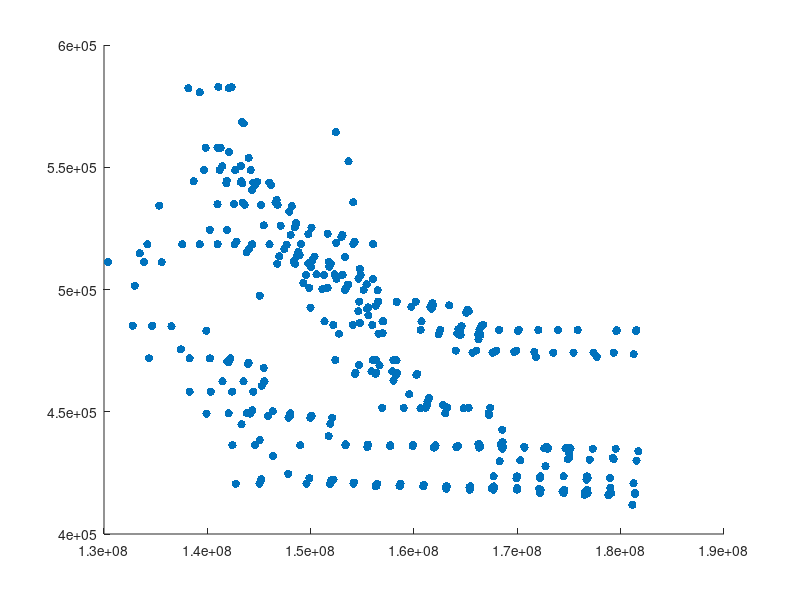

Write the MATLAB code that produced this figure.


%cct

X1=[134195589.647597
137569155.518633
143805741.252297
146750173.340554
148486805.033059
149542648.928617
152498635.097011
151297892.860062
153614466.359007
154687484.325882
156314790.635583
159746982.793549
160642300.722559
162541476.564825
164440652.407006
166339828.249284
168239004.091563
170062063.000775
179572059.777309
181474059.132909
139263117.178039
142641358.725314
144039427.118485
146950812.537507
148372033.971286
149767613.294889
150026677.844163
150555355.624665
153061949.279132
152318152.557230
154630137.460916
155402194.461246
156517063.220617
158321303.692682
161579591.009694
161710257.628717
164613273.207853
166503043.742500
168239004.091565
170138179.892147
172025508.895796
179623608.874870
181475230.885606
139832034.388819
140246106.562894
140990247.248372
142641358.744790
144299874.169498
147441003.603744
148666707.231916
148659296.107288
150148511.662636
151766621.214410
151796562.177627
153071567.540216
154826513.909658
155435362.232404
156517063.390286
158346642.454713
160176221.373695
161589617.681681
165052370.958213
166503043.743160
168239004.092769
172037267.019887
175832238.249581
181524083.167032
181524083.166836
140981564.305538
141899591.027238
142641420.470035
144330512.540296
146015257.202205
147680398.143567
148817929.707201
148944516.217919
150371256.916041
151946664.219479
153097292.884667
154826513.909796
156035366.721626
156517063.390307
160176221.516239
161780992.116751
161826272.334810
163394574.953511
165309299.137167
165168168.001825
166694773.657619
170144594.863349
173936531.618209
175835600.241148
181530299.831354
140993940.180794
141284362.770012
142087759.271007
142572120.301254
142831081.839296
144331324.257294
146018688.053162];

X2=[138165988.606549
138682912.281382
141837075.335940
143376725.180995
143434893.904710
143611203.816697
145077992.352570
151334168.718656
152740870.515555
162385439.331537
164055297.506629
165652060.229905
171794914.782745
177690882.491427
139271262.901276
139683794.579107
141190813.452007
141885724.902574
143228854.828330
144323551.144559
145203558.712479
145469210.190271
147096312.948531
148059398.774537
149055063.589039
149293054.422049
151127689.029609
155582248.066682
155560502.275338
156557411.515370
164190493.514869
164295473.194429
164446661.115494
166005281.659328
167607084.912782
173472158.959536
175427183.641788
177370926.852646
181260237.344879
141076182.185409
141453857.913926
142691375.401806
143287945.307695
144451079.300702
144613587.458119
146607953.074848
146795913.608277
146795913.608277
147929495.491883
148456832.627281
149776613.039220
152964322.252392
154119117.983472
156040516.586783
156486071.909860
156962288.628454
156970142.930046
164512455.862076
166247776.170441
167746117.226787
169696205.118562
171649421.308973
171649421.308973
173472570.906529
177382188.893244
142084757.877235
143247583.472880
144198461.029423
144823804.266094
146157665.883766
145987548.089788
146609896.373556
146795913.608302
148167356.941261
148171815.890742
148572863.795342
148589756.656694
150079143.375850
151643169.813466
153057727.137223
153077063.078769
154126548.269280
157024437.920843
160725597.908783
164290824.639154
166205507.057322
166423844.109864
167955265.812031
169900855.168881
171649498.366307
175427336.111364
179337057.328040
142351235.534935
143355827.546883
143528174.547538
143997943.385909
144200561.217398
146719387.186201
146795913.720593
179337233.006291];

X3=[149850439.436429
149975331.961928
152191808.899995
152381211.899849
154279616.668357
156286052.150919
156919210.890785
159009740.050836
160636639.258574
163008955.834742
164094809.935918
167707246.961178
169922944.397805
172186023.357081
176511358.238658
178815425.189991
178824828.122888
181136049.320528
151651156.321560
153318030.209739
154078727.947958
154345857.689201
156296246.574883
158022156.447165
159529154.391392
161100229.606507
163146511.569423
166228663.888327
166344258.015265
168289455.316348
169965938.686774
174483322.137940
176546833.551847
152432995.449789
152467590.165594
153324298.214465
153442185.586487
154078745.240029
154680274.121723
155896118.834931
156349833.608793
156349833.608793
158262506.921041
160239409.690600
161235270.676830
163190764.819051
164819848.933244
167265536.741363
167233972.067795
168407970.354323
168466136.336219
170283380.955944
172224778.695113
176695538.361003
178998958.118195
153446827.005883
154604368.604246
154762397.943837
155965665.529447
156022763.060962
156659576.729808
157897189.286863
158326929.544050
160301035.642631
160301035.642631
161314404.280836
162805715.679161
163190798.354112
165279569.428043
168524395.879450
170653080.127524
170651799.530814
172725529.011726
176742013.863527
176802654.201715
178975260.234913
181244559.464793
153670825.847308
154117265.665099
154255756.543403
154767919.097039
155117221.895761
155456540.132290
156327179.616720
157996493.185621
158317220.319739
158353859.985323
160301661.607945
161449226.576739
163201961.708426
165282296.272587
167371830.373701
168527277.311695
168576430.932503
170651799.536370
172838778.317673
172837462.732074
172837462.732074
172837462.732074
175026492.646405];


X4=[130387574.658077
132784048.153086
134352077.477320
138290001.467035
140253589.843730
141472235.738213
141475634.718158
143831191.363697
143867216.033490
145880864.967047
147853085.591847
148988675.115688
153352493.236214
155481878.443389
161932067.626478
166307810.510457
168562597.846643
172943589.918754
174889578.511971
177011873.658575
181528476.139078
132980926.557491
134639673.234417
137447871.123765
140258845.729088
142037594.361315
143497808.789432
145277871.688424
147908843.451971
149967826.135283
151735278.838741
153352854.775332
155534610.720026
157693674.486270
159877861.141850
162040806.343757
164124669.733189
168498608.795241
170683553.394436
172591141.445185
174989287.343564
179235578.466410
179322190.505609
133460103.634162
133863373.970905
134674459.840842
136529823.107803
140258963.461401
142168729.837000
143937149.900209
145459787.472972
145521429.247545
145497313.764734
147990561.493785
150012297.762751
150012297.762751
151897760.620723
153384296.281785
155534944.603581
157715721.138190
159896481.256534
164246234.453010
164259026.050549
164246234.453010
166413424.944002
170683745.404859
172870163.144781
172964461.372480
174653893.518625
175025896.722506
181703233.877957
135330478.344577
135586637.893027
136529823.108127
140258963.461893
140258963.461893
142224713.343986
142222815.968456
144003201.128962
145523381.838764
145526812.605217
148027358.399119
150100440.751819
152084919.009686
153392982.760776
155544630.475240
157716728.203839
159898804.414192
159901367.634730
162080075.282588
164252669.289637
166419561.773146
168599943.970963
170686351.498879
175134085.954807
175058313.198670
177303369.292026
179514366.202629
135586637.893035
135586637.893035];

X5=[138289259.633462
139920096.686284
142433816.317169
142764902.747451
154147789.862855
156308685.903483
163110442.604904
165388540.251191
167679737.426588
172195277.963484
174493197.631108
176778444.515263
178931371.496322
181381794.921804
139907164.978756
139920096.848693
143310465.648753
144615539.407906
145041560.764473
149594701.849828
151871278.168236
156321535.644572
156343648.092791
160891602.535568
163158655.897334
163158655.897334
165375308.238515
165402076.468600
167691959.616382
169972447.611985
172205827.283215
174372586.628174
176778444.515267
181378365.200376
181378365.200376
140339777.720282
142061329.735811
144129282.196441
145068707.488690
145176472.007874
151872264.397967
154147854.486647
156424365.192647
158601966.539000
158628144.000879
160908738.252799
163173019.794006
165411184.797395
167541983.150353
167702722.361542
167702722.361542
169966382.180247
172112405.600120
172247605.556713
174500003.110539
176792813.427339
176792813.427339
176792813.427339
179078414.156782
181378365.200415
141930530.025495
142388354.432540
144344877.242842
145217949.333004
151975061.291984
154165950.517215
156424375.605667
156424375.605667
158700702.747771
160945967.834076
163134510.935260
163174707.271642
165441901.944553
167676956.914822
169976778.237211
172262057.318080
174511568.334886
176794300.718184
176796016.658143
179092429.223570
181391653.098584
142391862.654285
144440679.932967
146341085.947060
146369427.313044
147818758.185860
149877493.394225
152208389.982307
154191697.467463
156424430.803806
158700944.707813
160945967.894771
163174707.271730
165441979.228617
167725213.204462
169986232.480776
169991276.872927
172262131.777381
174539007.396129
176762899.650972];



%%%%%%%%%%%%%%%%%%%%%%%%%%%%%%%%%%%%%%%%%%%%%%%%%%%%%%%%%%%%
Y1=[518474.364075503
518463.277214260
515154.529096638
510561.384582447
510561.384582447
505923.449327091
504321.024176116
505909.616014760
502045.316293446
495070.155929178
493382.748476304
492906.928552057
483470.692955506
483470.692955506
483470.692953408
483470.692953340
483470.692953340
483000.107448326
483000.107445416
483000.107421915
518474.725616198
518474.364075365
516535.293704990
513538.412192597
511619.145456524
510661.980744596
509307.872585774
506200.511227238
505905.894896022
506200.511226537
504393.942118555
502045.316293446
495070.153910192
494848.673600495
492848.872329257
492183.179008057
485038.244210277
485038.244207675
483470.692953408
483470.691795289
483380.857625453
483362.426269796
483007.350838820
557945.269801250
524419.256148567
518543.923776140
518474.364216480
518289.668827554
516535.293782091
513519.127938401
513521.906474328
511925.969991452
511349.054486223
509370.453919076
505923.449393001
505905.894894966
502136.599725264
495070.155928883
495070.155928883
495070.153910192
492907.382627190
490470.524165467
485038.244228166
483470.692982019
483469.997215130
483441.023234820
483380.857625453
483380.857642005
534907.334047269
524419.256152779
518474.725611792
518474.364071097
518463.277214260
518289.668827554
515359.271019085
514079.043519913
513491.840423159
510535.197716982
505970.765078288
505905.894896119
504286.475003928
495070.155929178
495070.155888608
494443.312489577
493644.115560557
493473.467370636
491119.767754886
491717.846985654
485544.606815780
483491.168287860
483470.692937422
483469.765297213
483441.023235400
558036.321675378
557945.269801254
556245.781694483
534907.334047269
519554.860000743
518479.217784349
518468.296437860]; 

Y2=[582290.596072974
544280.072565716
543391.692490883
543391.692490883
535578.402488518
534607.517367157
497518.528222778
486952.360329531
481954.916682545
481661.022851300
475002.641216242
474162.552945072
472446.238434065
472446.238394682
580621.862366686
548830.187536803
548830.187525630
544463.666476768
543905.919859218
540610.186668344
534607.517367047
526197.802188121
526100.720288490
522315.090961926
518663.644754215
502668.124686202
500137.404781125
489431.216311193
492674.977312519
481954.916682614
481954.916680416
481661.022851296
481290.995486070
475002.641216157
474162.552958080
474162.552958080
474162.552958080
474138.709666547
473542.376035176
582832.506421887
550462.613945788
548819.062063754
544293.685918452
543757.632471493
542805.877232520
535578.402488518
534607.517367047
534607.517367047
531864.615169353
525420.572876154
522644.849391525
521445.413093180
518663.644754321
518526.631067918
499668.665936149
486969.283726507
482166.489393117
481435.291483076
479608.696293677
474471.372472435
474463.968264955
474463.968264955
474463.968264955
474163.478269129
474162.081172751
582290.596072974
550560.514993079
548819.062063754
543981.071884294
542812.388740967
543750.652696570
535589.720190393
534607.517367248
534117.334453362
534074.631328478
527166.126010712
526939.543178499
525258.447730754
522819.664371269
522315.090961926
521961.923732202
518735.435006188
487001.096283259
486952.360329775
483740.330084704
481661.022851296
481435.291414550
475002.641216157
474990.792251345
474465.145248618
474163.925080034
474162.141777114
582729.187490725
568429.256879627
567897.972957094
553813.722106555
548832.873158559
536636.791978758
534607.518180475
474162.552958080];

Y3=[500687.820812084
492618.618342995
485510.609994326
471169.356928441
465476.723651460
465470.205517539
451578.473324857
451578.473324857
451399.193778577
449331.345450016
435722.799974893
423551.379068814
422820.173453956
422820.173453956
415988.841444607
415988.841444607
415807.880666842
411917.468981308
500721.552612812
499808.938091341
485510.403085263
466004.013401280
465761.719641956
462726.266889447
457173.139696793
451577.735155913
451245.130155746
436784.927519617
436643.857453079
429769.863191453
423551.379068970
423551.379068814
417152.855565448
564396.776820383
519050.114873581
513263.226691001
500687.820809827
485510.609994326
469009.110268828
466488.258011382
466004.013401280
466004.013401280
465090.973693288
465055.513583433
452463.199873574
451577.769225249
451399.193778839
448599.422106137
449576.047975415
436785.474385956
435722.799974893
430104.027320203
423558.820810195
422266.171547747
418902.766486203
500721.552612812
491123.216829371
486358.300481628
485510.403085263
471044.979223455
468942.143716296
466488.258011382
465834.709936918
465476.723651460
465476.723651460
454108.293164133
452852.519540077
451578.473013992
451541.921064310
436643.891522405
435716.435131283
435722.799790095
427729.677167516
423551.379068814
422855.289116044
422820.173450700
420769.094941483
552418.147690389
535714.634760581
519512.203040812
508504.245293847
499794.934671948
492185.462178242
471169.356928773
471044.979223455
470995.686009011
466004.782579583
465483.241883880
455565.688884695
451763.623641214
451601.731328145
451577.735155913
442669.088193148
437604.406505699
435722.799974893
435716.253350801
435722.799790095
435722.799790095
435722.799790095
431304.412671689];

Y4=[511163.153613444
485187.710085471
471839.667523744
471839.667523744
471795.645878889
462404.491620721
462401.842571563
449390.703982650
449305.901510561
448354.837507961
447543.242760487
436318.361921654
436313.752697964
435615.116646203
435354.759668427
435354.759668427
434917.327324086
434917.327324086
430613.633827893
430447.376103890
430000.250567562
501510.944148724
484975.021102234
475494.985026304
471838.131744680
470199.866718381
462404.491628988
460619.795844341
447985.829202037
447543.242760483
440032.048125814
436318.361958575
436313.752697964
435968.890736624
435968.890736624
435615.116646203
435447.648397631
435376.216060349
435354.759668427
435002.560555399
433143.460417055
431181.921594388
430610.989655416
514785.327812127
511222.672486037
485213.444711772
484975.021102236
471839.667519692
471423.336425399
469483.376492915
467940.450903597
462390.503035876
462437.616908831
448353.456994233
447888.485666202
447888.485666202
445079.289052701
436582.503320342
436318.361958575
436303.821300195
436274.661575938
435968.890736624
435950.850627782
435968.890736624
435615.116646203
435360.564372013
435308.326240049
435218.067194397
435052.201480914
434734.446748885
433854.839233160
534304.047405274
511163.153613394
484975.021104485
471839.667523744
471839.667523744
471793.950749923
471795.645878889
470078.710668630
462404.491620721
462401.842552277
449302.102782633
448353.456994233
447538.330229946
436650.264402513
436585.590049036
436313.752697964
436313.069851982
436312.026932062
436303.821300195
436099.905576973
435694.080696329
435620.572825241
435376.216060349
434917.327323937
435308.326869210
434856.783310739
434830.088825421
511163.153613444
511163.153613444];

Y5=[458246.984915638
449237.012482531
436379.505415682
420570.429486527
420570.429486527
419446.111452743
418536.909316282
418133.804100523
418133.804100523
416748.103774954
416730.700628179
416673.276240253
416439.604815395
416431.342874522
483139.071997275
449237.013835297
444897.303615496
436379.506623376
420570.721338095
420570.613598632
420570.613598632
419928.184262061
419580.156841274
419482.543987744
419446.111452743
419446.111452743
419148.336575331
418352.808703024
418352.808703024
418146.571344760
417637.353698514
417496.558033085
416673.276240898
416673.276240898
416673.276240898
458246.984884927
449343.938479948
449237.239131993
438406.616696561
421916.434329002
420573.377811505
420570.613598681
420570.402348612
419928.184262061
419600.696272343
419580.223320861
419470.552041027
418746.031134008
418610.216834997
418574.248102597
418574.248102597
418521.150694947
418503.763529182
418090.343791107
417637.350896889
416730.700628179
416730.700628179
416730.700628179
416673.373952832
416673.279833079
470508.299745567
458232.423559630
450583.653482910
422343.933231268
421922.936543300
420793.547025224
420570.537231210
420570.537231210
420569.801018054
420130.043455738
419592.334532104
419482.543987765
419445.312132872
418971.975659208
418536.909316282
418132.571321569
417678.465559654
416748.103774954
416743.581439610
416730.700628179
416721.041612996
458261.181542342
458245.403465664
450172.667913652
431914.599735403
424625.444798181
422848.676060639
422247.538002929
421067.320649200
420570.613579748
420570.429466463
420130.044579229
419482.543989589
419446.111452743
419444.865982601
418746.033032078
418574.248102597
418133.804100523
418090.050598709
418074.233009310];

scatter([X1,X2,X3,X4,X5],[Y1,Y2,Y3,Y4,Y5],"filled");





